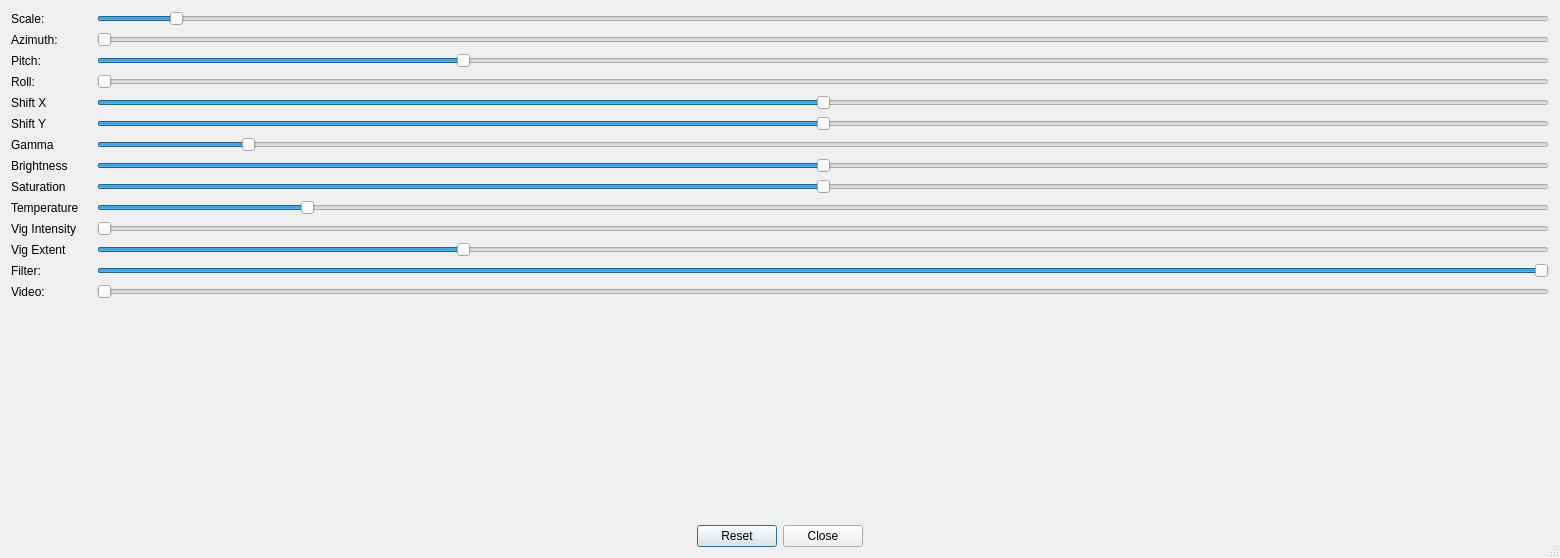
<?xml version="1.0" encoding="UTF-8"?>
<ui version="4.0">
 <class>LPSettingsDialog</class>
 <widget class="QDialog" name="LPSettingsDialog">
  <property name="windowModality">
   <enum>Qt::WindowModality::WindowModal</enum>
  </property>
  <property name="geometry">
   <rect>
    <x>0</x>
    <y>0</y>
    <width>1560</width>
    <height>558</height>
   </rect>
  </property>
  <property name="windowTitle">
   <string>Little Planet Settings</string>
  </property>
  <property name="windowIcon">
   <iconset resource="spherical.qrc">
    <normaloff>:/app_icon/spherical_app_icon.png</normaloff>:/app_icon/spherical_app_icon.png</iconset>
  </property>
  <property name="autoFillBackground">
   <bool>true</bool>
  </property>
  <property name="sizeGripEnabled">
   <bool>true</bool>
  </property>
  <property name="modal">
   <bool>true</bool>
  </property>
  <layout class="QVBoxLayout" name="verticalLayout">
   <item>
    <layout class="QHBoxLayout" name="horizontalLayout_2">
     <item>
      <widget class="QLabel" name="label">
       <property name="minimumSize">
        <size>
         <width>80</width>
         <height>0</height>
        </size>
       </property>
       <property name="text">
        <string>Scale:</string>
       </property>
      </widget>
     </item>
     <item>
      <widget class="QSlider" name="m_scale_horizontal_slider">
       <property name="minimum">
        <number>1</number>
       </property>
       <property name="maximum">
        <number>10000</number>
       </property>
       <property name="value">
        <number>500</number>
       </property>
       <property name="orientation">
        <enum>Qt::Orientation::Horizontal</enum>
       </property>
       <property name="tickPosition">
        <enum>QSlider::TickPosition::NoTicks</enum>
       </property>
       <property name="tickInterval">
        <number>10</number>
       </property>
      </widget>
     </item>
    </layout>
   </item>
   <item>
    <layout class="QHBoxLayout" name="horizontalLayout_3">
     <item>
      <widget class="QLabel" name="label_2">
       <property name="minimumSize">
        <size>
         <width>80</width>
         <height>0</height>
        </size>
       </property>
       <property name="text">
        <string>Azimuth:</string>
       </property>
      </widget>
     </item>
     <item>
      <widget class="QSlider" name="m_rotate_x_horizontal_slider">
       <property name="maximum">
        <number>10000</number>
       </property>
       <property name="value">
        <number>0</number>
       </property>
       <property name="orientation">
        <enum>Qt::Orientation::Horizontal</enum>
       </property>
       <property name="tickPosition">
        <enum>QSlider::TickPosition::NoTicks</enum>
       </property>
       <property name="tickInterval">
        <number>10</number>
       </property>
      </widget>
     </item>
    </layout>
   </item>
   <item>
    <layout class="QHBoxLayout" name="horizontalLayout_4">
     <item>
      <widget class="QLabel" name="label_3">
       <property name="minimumSize">
        <size>
         <width>80</width>
         <height>0</height>
        </size>
       </property>
       <property name="text">
        <string>Pitch:</string>
       </property>
      </widget>
     </item>
     <item>
      <widget class="QSlider" name="m_rotate_y_horizontal_slider">
       <property name="maximum">
        <number>10000</number>
       </property>
       <property name="value">
        <number>2500</number>
       </property>
       <property name="orientation">
        <enum>Qt::Orientation::Horizontal</enum>
       </property>
       <property name="tickPosition">
        <enum>QSlider::TickPosition::NoTicks</enum>
       </property>
       <property name="tickInterval">
        <number>10</number>
       </property>
      </widget>
     </item>
    </layout>
   </item>
   <item>
    <layout class="QHBoxLayout" name="horizontalLayout_5">
     <item>
      <widget class="QLabel" name="label_4">
       <property name="minimumSize">
        <size>
         <width>80</width>
         <height>0</height>
        </size>
       </property>
       <property name="text">
        <string>Roll:</string>
       </property>
      </widget>
     </item>
     <item>
      <widget class="QSlider" name="m_rotate_z_horizontal_slider">
       <property name="maximum">
        <number>10000</number>
       </property>
       <property name="orientation">
        <enum>Qt::Orientation::Horizontal</enum>
       </property>
       <property name="tickPosition">
        <enum>QSlider::TickPosition::NoTicks</enum>
       </property>
       <property name="tickInterval">
        <number>10</number>
       </property>
      </widget>
     </item>
    </layout>
   </item>
   <item>
    <layout class="QHBoxLayout" name="horizontalLayout_6">
     <item>
      <widget class="QLabel" name="label_5">
       <property name="minimumSize">
        <size>
         <width>80</width>
         <height>0</height>
        </size>
       </property>
       <property name="text">
        <string>Shift X</string>
       </property>
      </widget>
     </item>
     <item>
      <widget class="QSlider" name="m_shift_x_horizontal_slider">
       <property name="maximum">
        <number>10000</number>
       </property>
       <property name="value">
        <number>5000</number>
       </property>
       <property name="orientation">
        <enum>Qt::Orientation::Horizontal</enum>
       </property>
       <property name="tickPosition">
        <enum>QSlider::TickPosition::NoTicks</enum>
       </property>
       <property name="tickInterval">
        <number>10</number>
       </property>
      </widget>
     </item>
    </layout>
   </item>
   <item>
    <layout class="QHBoxLayout" name="horizontalLayout_7">
     <item>
      <widget class="QLabel" name="label_6">
       <property name="minimumSize">
        <size>
         <width>80</width>
         <height>0</height>
        </size>
       </property>
       <property name="text">
        <string>Shift Y</string>
       </property>
      </widget>
     </item>
     <item>
      <widget class="QSlider" name="m_shift_y_horizontal_slider">
       <property name="maximum">
        <number>10000</number>
       </property>
       <property name="value">
        <number>5000</number>
       </property>
       <property name="orientation">
        <enum>Qt::Orientation::Horizontal</enum>
       </property>
       <property name="tickPosition">
        <enum>QSlider::TickPosition::NoTicks</enum>
       </property>
      </widget>
     </item>
    </layout>
   </item>
   <item>
    <layout class="QHBoxLayout" name="horizontalLayout_10">
     <item>
      <widget class="QLabel" name="label_9">
       <property name="minimumSize">
        <size>
         <width>80</width>
         <height>0</height>
        </size>
       </property>
       <property name="text">
        <string>Gamma</string>
       </property>
      </widget>
     </item>
     <item>
      <widget class="QSlider" name="m_gamma_horizontal_slider">
       <property name="maximum">
        <number>10000</number>
       </property>
       <property name="value">
        <number>1000</number>
       </property>
       <property name="orientation">
        <enum>Qt::Orientation::Horizontal</enum>
       </property>
       <property name="tickPosition">
        <enum>QSlider::TickPosition::NoTicks</enum>
       </property>
      </widget>
     </item>
    </layout>
   </item>
   <item>
    <layout class="QHBoxLayout" name="horizontalLayout_12">
     <item>
      <widget class="QLabel" name="label_11">
       <property name="minimumSize">
        <size>
         <width>80</width>
         <height>0</height>
        </size>
       </property>
       <property name="text">
        <string>Brightness</string>
       </property>
      </widget>
     </item>
     <item>
      <widget class="QSlider" name="m_brightness_horizontal_slider">
       <property name="maximum">
        <number>10000</number>
       </property>
       <property name="value">
        <number>5000</number>
       </property>
       <property name="orientation">
        <enum>Qt::Orientation::Horizontal</enum>
       </property>
       <property name="tickPosition">
        <enum>QSlider::TickPosition::NoTicks</enum>
       </property>
      </widget>
     </item>
    </layout>
   </item>
   <item>
    <layout class="QHBoxLayout" name="horizontalLayout_11">
     <item>
      <widget class="QLabel" name="label_10">
       <property name="minimumSize">
        <size>
         <width>80</width>
         <height>0</height>
        </size>
       </property>
       <property name="text">
        <string>Saturation</string>
       </property>
      </widget>
     </item>
     <item>
      <widget class="QSlider" name="m_saturation_horizontal_slider">
       <property name="maximum">
        <number>10000</number>
       </property>
       <property name="value">
        <number>5000</number>
       </property>
       <property name="orientation">
        <enum>Qt::Orientation::Horizontal</enum>
       </property>
       <property name="tickPosition">
        <enum>QSlider::TickPosition::NoTicks</enum>
       </property>
      </widget>
     </item>
    </layout>
   </item>
   <item>
    <layout class="QHBoxLayout" name="horizontalLayout_15">
     <item>
      <widget class="QLabel" name="label_14">
       <property name="minimumSize">
        <size>
         <width>80</width>
         <height>0</height>
        </size>
       </property>
       <property name="text">
        <string>Temperature</string>
       </property>
      </widget>
     </item>
     <item>
      <widget class="QSlider" name="m_temperature_horizontal_slider">
       <property name="minimum">
        <number>1000</number>
       </property>
       <property name="maximum">
        <number>40000</number>
       </property>
       <property name="value">
        <number>6500</number>
       </property>
       <property name="orientation">
        <enum>Qt::Orientation::Horizontal</enum>
       </property>
      </widget>
     </item>
    </layout>
   </item>
   <item>
    <layout class="QHBoxLayout" name="horizontalLayout_13">
     <item>
      <widget class="QLabel" name="label_12">
       <property name="minimumSize">
        <size>
         <width>80</width>
         <height>0</height>
        </size>
       </property>
       <property name="text">
        <string>Vig Intensity</string>
       </property>
      </widget>
     </item>
     <item>
      <widget class="QSlider" name="m_vignette_intensity_horizontal_slider">
       <property name="maximum">
        <number>10000</number>
       </property>
       <property name="orientation">
        <enum>Qt::Orientation::Horizontal</enum>
       </property>
       <property name="tickPosition">
        <enum>QSlider::TickPosition::NoTicks</enum>
       </property>
      </widget>
     </item>
    </layout>
   </item>
   <item>
    <layout class="QHBoxLayout" name="horizontalLayout_14">
     <item>
      <widget class="QLabel" name="label_13">
       <property name="minimumSize">
        <size>
         <width>80</width>
         <height>0</height>
        </size>
       </property>
       <property name="text">
        <string>Vig Extent</string>
       </property>
      </widget>
     </item>
     <item>
      <widget class="QSlider" name="m_vignette_extent_horizontal_slider">
       <property name="maximum">
        <number>10000</number>
       </property>
       <property name="pageStep">
        <number>10</number>
       </property>
       <property name="value">
        <number>2500</number>
       </property>
       <property name="orientation">
        <enum>Qt::Orientation::Horizontal</enum>
       </property>
       <property name="tickPosition">
        <enum>QSlider::TickPosition::NoTicks</enum>
       </property>
      </widget>
     </item>
    </layout>
   </item>
   <item>
    <layout class="QHBoxLayout" name="horizontalLayout_9">
     <item>
      <widget class="QLabel" name="label_8">
       <property name="minimumSize">
        <size>
         <width>80</width>
         <height>0</height>
        </size>
       </property>
       <property name="text">
        <string>Filter:</string>
       </property>
      </widget>
     </item>
     <item>
      <widget class="QSlider" name="m_filter_horizontal_slider">
       <property name="maximum">
        <number>10000</number>
       </property>
       <property name="value">
        <number>10000</number>
       </property>
       <property name="orientation">
        <enum>Qt::Orientation::Horizontal</enum>
       </property>
       <property name="tickPosition">
        <enum>QSlider::TickPosition::NoTicks</enum>
       </property>
      </widget>
     </item>
    </layout>
   </item>
   <item>
    <layout class="QHBoxLayout" name="horizontalLayout_8">
     <item>
      <widget class="QLabel" name="label_7">
       <property name="minimumSize">
        <size>
         <width>80</width>
         <height>0</height>
        </size>
       </property>
       <property name="text">
        <string>Video:</string>
       </property>
      </widget>
     </item>
     <item>
      <widget class="QSlider" name="m_video_timeline_horizontal_slider">
       <property name="maximum">
        <number>10000</number>
       </property>
       <property name="orientation">
        <enum>Qt::Orientation::Horizontal</enum>
       </property>
       <property name="tickPosition">
        <enum>QSlider::TickPosition::NoTicks</enum>
       </property>
      </widget>
     </item>
    </layout>
   </item>
   <item>
    <spacer name="verticalSpacer">
     <property name="orientation">
      <enum>Qt::Orientation::Vertical</enum>
     </property>
     <property name="sizeHint" stdset="0">
      <size>
       <width>20</width>
       <height>0</height>
      </size>
     </property>
    </spacer>
   </item>
   <item>
    <layout class="QHBoxLayout" name="horizontalLayout">
     <item>
      <spacer name="horizontalSpacer">
       <property name="orientation">
        <enum>Qt::Orientation::Horizontal</enum>
       </property>
       <property name="sizeHint" stdset="0">
        <size>
         <width>40</width>
         <height>20</height>
        </size>
       </property>
      </spacer>
     </item>
     <item>
      <widget class="QPushButton" name="m_reset_push_button">
       <property name="text">
        <string>Reset</string>
       </property>
      </widget>
     </item>
     <item>
      <widget class="QPushButton" name="m_close_push_button">
       <property name="text">
        <string>Close</string>
       </property>
      </widget>
     </item>
     <item>
      <spacer name="horizontalSpacer_2">
       <property name="orientation">
        <enum>Qt::Orientation::Horizontal</enum>
       </property>
       <property name="sizeHint" stdset="0">
        <size>
         <width>40</width>
         <height>20</height>
        </size>
       </property>
      </spacer>
     </item>
    </layout>
   </item>
  </layout>
 </widget>
 <resources>
  <include location="spherical.qrc"/>
 </resources>
 <connections/>
</ui>
